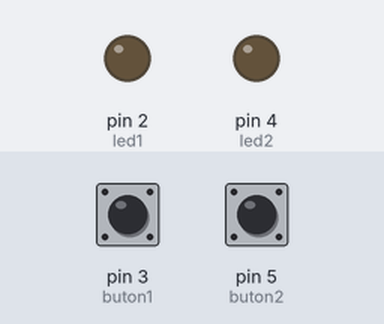
A sketch run on a simulated Arduino Uno, built with avr-gcc and run on an emulated ATmega328P. Shown: output pins drawn as LEDs (lit = HIGH). The inputs (shaded band) are chosen by the test bench; at power-on: pin 3 (buton1) LOW, pin 5 (buton2) LOW.

Above: at 1.2 s.
1.3 s: pin 3 (buton1) pulled HIGH for 0.15 s
At 1.47 s:
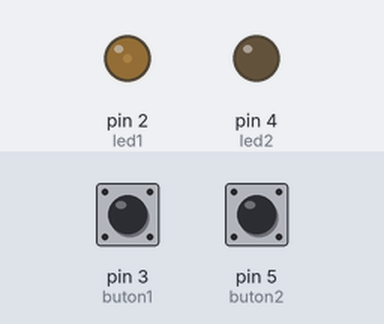
3.0 s: pin 5 (buton2) pulled HIGH for 0.15 s
At 3.07 s:
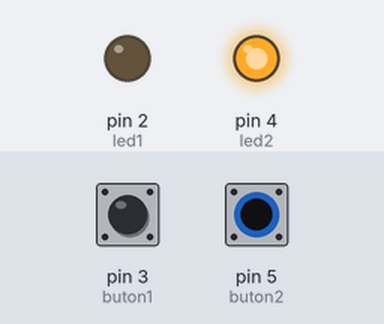
4.6 s: pin 5 (buton2) pulled HIGH for 3.2 s
At 9.0 s:
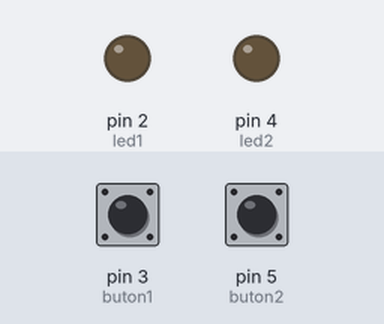
9.3 s: pin 3 (buton1) pulled HIGH for 3.2 s
At 10.1 s:
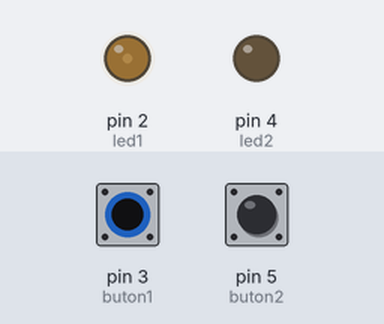
14.0 s: pin 3 (buton1) driven HIGH and pin 5 (buton2) driven HIGH
At 15.2 s:
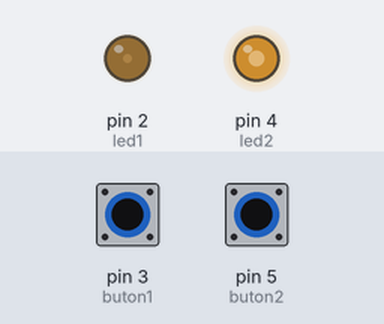
15.5 s: pin 3 (buton1) driven LOW
At 16.1 s:
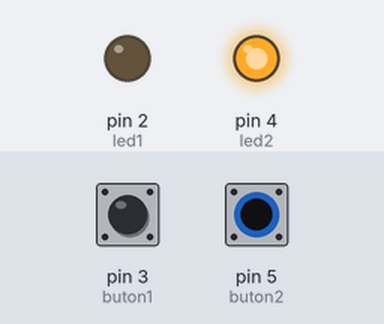
Timing chart, 0 to 18.0 s (numbered marks = the images above; inputs shaded):
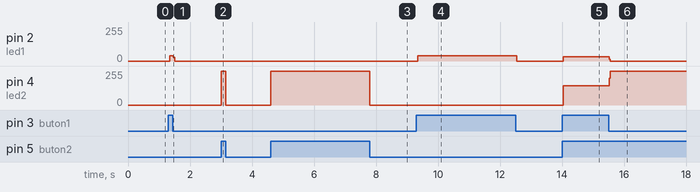

Measured:
- after the input at 1.3 s, pin 2 (led1): 0/255 → 39/255 at once, → 0/255 0.12 s later
- after the input at 3.0 s, pin 4 (led2): 0/255 → 255/255 at once, → 0/255 0.15 s later
- after the input at 4.6 s, pin 4 (led2): 0/255 → 255/255 at once, → 0/255 3.2 s later
- after the input at 9.3 s, pin 2 (led1): 0/255 → 39/255 at once, → 0/255 3.2 s later
- after the input at 14.0 s, pin 2 (led1): 0/255 → 31/255 at once; pin 4 (led2): 0/255 → 143/255 at once
- after the input at 15.5 s, pin 2 (led1): 31/255 → 0/255 at once; pin 4 (led2): 143/255 → 255/255 at once

The sketch:

ledproje.ino
```cpp
#define buton1 3
#define led1 2
#define buton2 5
#define led2 4
int buton_durumu1 = 0;
int buton_durumu2 = 0;
void setup() {
  pinMode(3,INPUT);
  pinMode(2,OUTPUT);
  pinMode(4,OUTPUT);
  pinMode(5,INPUT);

}

void loop() {
  buton_durumu1 = digitalRead(buton1);
  buton_durumu2 = digitalRead(buton2);

  if(buton_durumu1 == 1){
    digitalWrite(led2,LOW);
    digitalWrite(led1,HIGH);

  }
 if(buton_durumu2 == 1){
    digitalWrite(led1,LOW);
    digitalWrite(led2,HIGH);
  }
  else{
    digitalWrite(led1,LOW);
    digitalWrite(led2,LOW);
  }


}
```
